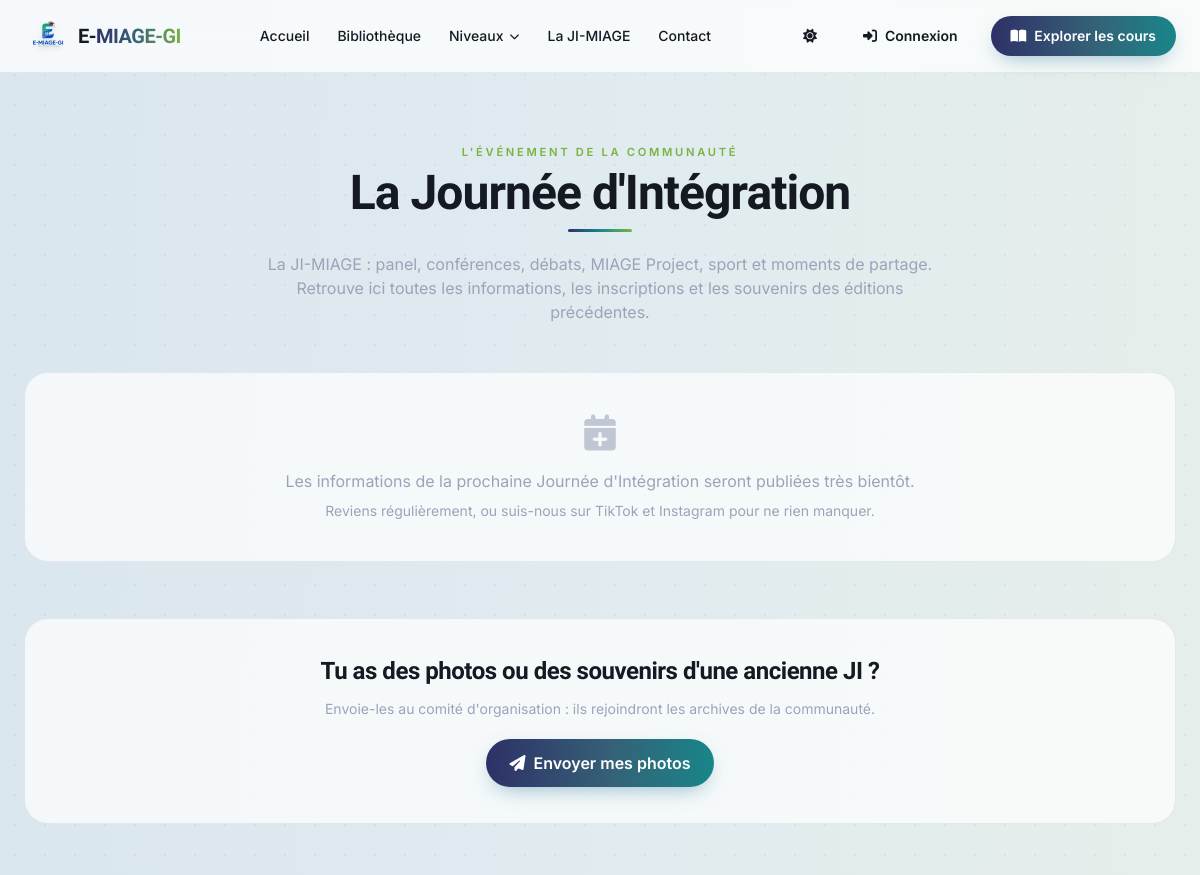
The app's page /journee-integration/ (upper part), older data.
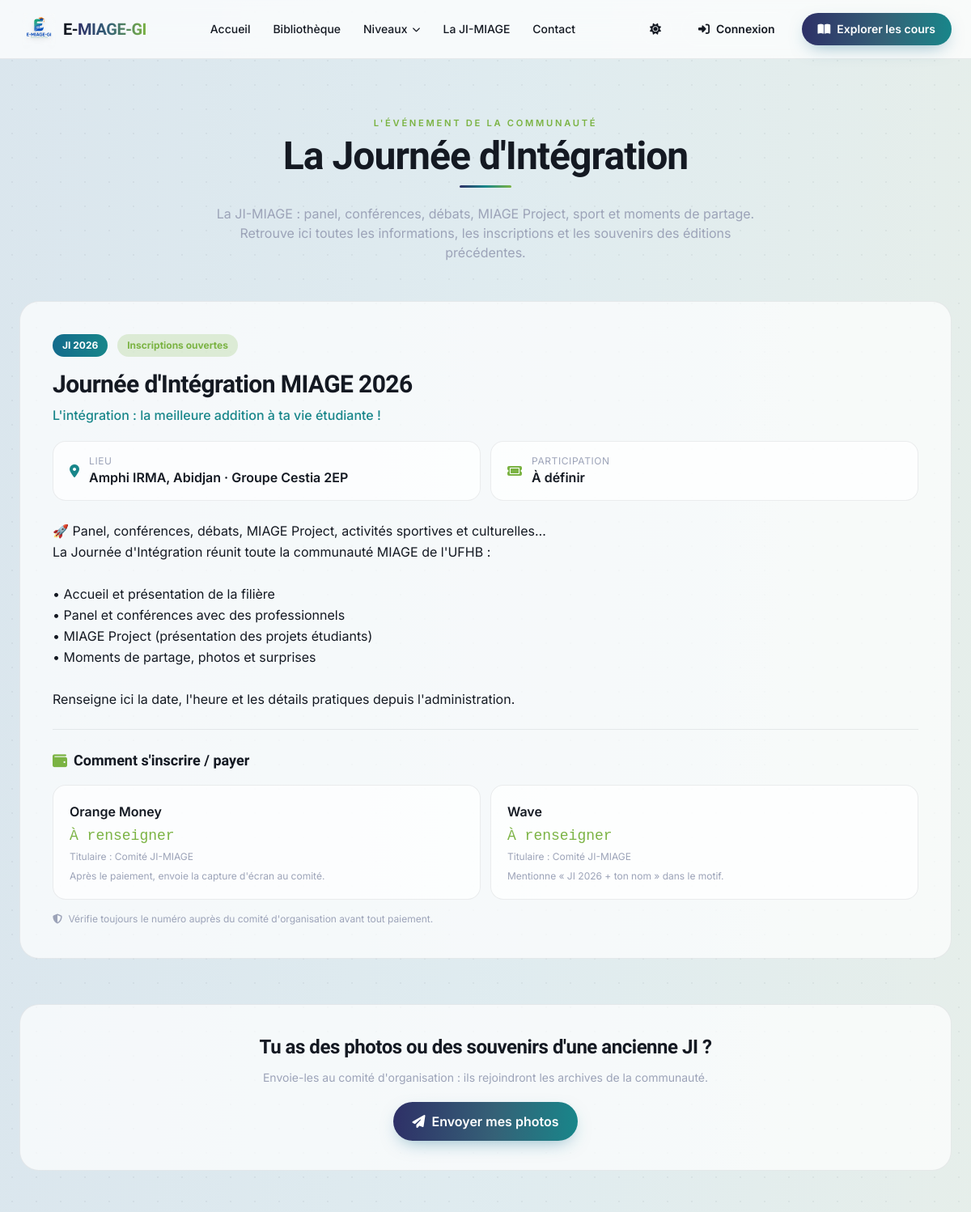
The same page, newer data.
### core/models.py (models this page shows, shortened)
class JIEdition(models.Model):
    STATUS_CHOICES = [
        ('avenir', 'À venir'),
        ('inscriptions', 'Inscriptions ouvertes'),
        ('passee', 'Passée'),
    ]
    year = models.CharField(max_length=20, verbose_name='Édition / année')  # ex: "2026"
    title = models.CharField(max_length=200, verbose_name='Titre')
    subtitle = models.CharField(max_length=250, blank=True, verbose_name='Sous-titre')
    event_date = models.DateField(null=True, blank=True, verbose_name='Date')
    event_time = models.CharField(max_length=50, blank=True, verbose_name='Heure')  # ex: "09h00"
    location = models.CharField(max_length=200, blank=True, verbose_name='Lieu')
    description = models.TextField(blank=True, verbose_name='Description / programme')
    price = models.CharField(max_length=100, blank=True, verbose_name='Prix (ex: 5 000 FCFA)')
    poster_url = models.URLField(blank=True, verbose_name='Affiche (URL)')
    poster = models.ImageField(upload_to='ji/', blank=True, null=True, verbose_name='Affiche (fichier)')
    status = models.CharField(max_length=20, choices=STATUS_CHOICES, default='avenir', verbose_name='Statut')
    is_featured = models.BooleanField(default=False, verbose_name="Édition mise en avant")
    order = models.IntegerField(default=0, verbose_name='Ordre')
    created_at = models.DateTimeField(auto_now_add=True)
    class Meta:
        ordering = ['-order', '-year']
        verbose_name = "Édition de la JI"
        verbose_name_plural = "Éditions de la JI"
    @property
    def poster_image(self):
        if self.poster_url:
            return self.poster_url
        if self.poster:
            return self.poster.url
        return ''
    @property
    def status_label(self):
        return dict(self.STATUS_CHOICES).get(self.status, '')

class JIPayment(models.Model):
    edition = models.ForeignKey(JIEdition, related_name='payments', on_delete=models.CASCADE,
                                null=True, blank=True, verbose_name='Édition')
    label = models.CharField(max_length=100, verbose_name='Moyen (ex: Orange Money)')
    number = models.CharField(max_length=60, blank=True, verbose_name='Numéro')
    holder = models.CharField(max_length=120, blank=True, verbose_name='Titulaire')
    instructions = models.CharField(max_length=250, blank=True, verbose_name='Instructions')
    link = models.URLField(blank=True, verbose_name='Lien de paiement')
    is_active = models.BooleanField(default=True, verbose_name='Actif')
    order = models.IntegerField(default=0, verbose_name='Ordre')
    class Meta:
        ordering = ['order', 'id']
        verbose_name = 'Moyen de paiement JI'
        verbose_name_plural = 'Moyens de paiement JI'

### core/views.py (the view)
# urls.py: path('journee-integration/', views.journee_integration, name='journee_integration'),
def journee_integration(request):
    editions = JIEdition.objects.prefetch_related('payments', 'photos').all()
    featured = None
    for e in editions:
        if e.is_featured:
            featured = e
            break
    if featured is None:
        featured = editions[0] if editions else None
    past = [e for e in editions if e != featured]
    return render(request, 'core/journee_integration.html', {
        'featured': featured,
        'editions': past,
        'payments': featured.payments.filter(is_active=True) if featured else [],
    })

### core/templates/core/journee_integration.html (shortened to what this page needs)
{% extends 'core/base.html' %}
{% load static %}
{% block content %}
<section class="pt-28 md:pt-36 pb-16 px-4 md:px-6">
    <div class="max-w-6xl mx-auto">
        <div class="text-center mb-12">
            <p class="section-eyebrow">L'événement de la communauté</p>
            <h1 class="section-title text-3xl md:text-5xl mt-2">La Journée d'Intégration</h1>
            <div class="underline-gradient w-16 mx-auto mt-3 mb-5"></div>
            <p class="text-muted max-w-2xl mx-auto text-sm md:text-base">
                La JI-MIAGE : panel, conférences, débats, MIAGE Project, sport et moments de partage.
                Retrouve ici toutes les informations, les inscriptions et les souvenirs des éditions précédentes.
            </p>
        </div>
        {% if featured %}
            <div class="glass-card rounded-3xl overflow-hidden mb-14">
                <div class="grid grid-cols-1 lg:grid-cols-5">
                    <div class="{% if featured.poster_image %}lg:col-span-3{% else %}lg:col-span-5{% endif %} p-6 md:p-10">
                        <div class="flex flex-wrap items-center gap-3 mb-4">
                            <span class="text-xs font-bold px-3 py-1.5 rounded-full bg-gradient-to-r from-cyan to-teal text-white">
                                JI {{ featured.year }}
                            </span>
                            <span class="text-xs font-bold px-3 py-1.5 rounded-full
                                {% if featured.status == 'inscriptions' %}bg-accent/20 text-accent
                                {% elif featured.status == 'passee' %}bg-soft text-muted
                                {% else %}bg-cyan/20 text-cyan{% endif %}">
                                {{ featured.status_label }}
                            </span>
                        </div>
                        <h2 class="section-title text-2xl md:text-3xl mb-2">{{ featured.title }}</h2>
                        {% if featured.subtitle %}
                            <p class="text-teal font-medium mb-5">{{ featured.subtitle }}</p>
                        {% endif %}
                        <div class="grid grid-cols-1 sm:grid-cols-2 gap-3 mb-6">
                            {% if featured.location %}
                            <div class="glass-card rounded-2xl px-5 py-4 flex items-center gap-3">
                                <i class="fas fa-location-dot text-teal"></i>
                                <div>
                                    <p class="text-xs text-muted uppercase tracking-wider">Lieu</p>
                                    <p class="font-semibold">{{ featured.location }}</p>
                                </div>
                            </div>
                            {% endif %}
                            {% if featured.price %}
                            <div class="glass-card rounded-2xl px-5 py-4 flex items-center gap-3">
                                <i class="fas fa-ticket text-accent"></i>
                                <div>
                                    <p class="text-xs text-muted uppercase tracking-wider">Participation</p>
                                    <p class="font-semibold">{{ featured.price }}</p>
                                </div>
                            </div>
                            {% endif %}
                        </div>
                        {% if featured.description %}
                            <div class="text-body leading-relaxed whitespace-pre-line mb-6">{{ featured.description }}</div>
                        {% endif %}
                        {% if payments %}
                            <div class="border-t border-soft pt-6">
                                <h3 class="font-display font-bold text-lg mb-4 flex items-center gap-2">
                                    <i class="fas fa-wallet text-accent"></i> Comment s'inscrire / payer
                                </h3>
                                <div class="grid grid-cols-1 sm:grid-cols-2 gap-3">
                                    {% for p in payments %}
                                        <div class="glass-card rounded-2xl p-5">
                                            <p class="font-semibold text-body mb-1">{{ p.label }}</p>
                                            {% if p.number %}
                                                <p class="font-mono text-lg text-accent">{{ p.number }}</p>
                                            {% endif %}
                                            {% if p.holder %}
                                                <p class="text-xs text-muted mt-1">Titulaire : {{ p.holder }}</p>
                                            {% endif %}
                                            {% if p.instructions %}
                                                <p class="text-xs text-muted mt-2">{{ p.instructions }}</p>
                                            {% endif %}
                                        </div>
                                    {% endfor %}
                                </div>
                                <p class="text-xs text-muted mt-4">
                                    <i class="fas fa-shield-halved mr-1"></i>
                                    Vérifie toujours le numéro auprès du comité d'organisation avant tout paiement.
                                </p>
                            </div>
                        {% endif %}
                    </div>
                </div>
            </div>
        {% else %}
            <div class="glass-card rounded-3xl p-10 text-center text-muted mb-14">
                <i class="fas fa-calendar-plus text-4xl mb-4 opacity-60"></i>
                <p>Les informations de la prochaine Journée d'Intégration seront publiées très bientôt.</p>
                <p class="text-sm mt-2">Reviens régulièrement, ou suis-nous sur TikTok et Instagram pour ne rien manquer.</p>
            </div>
        {% endif %}
        <div class="glass-card rounded-3xl p-7 md:p-9 mt-12 text-center">
            <h2 class="section-title text-xl md:text-2xl mb-3">Tu as des photos ou des souvenirs d'une ancienne JI ?</h2>
            <p class="text-muted text-sm mb-5">
                Envoie-les au comité d'organisation : ils rejoindront les archives de la communauté.
            </p>
            <a href="mailto:metydatech@gmail.com" class="btn-primary inline-flex items-center gap-2 font-semibold px-6 py-3 rounded-full">
                <i class="fas fa-paper-plane"></i> Envoyer mes photos
            </a>
        </div>
    </div>
</section>
{% endblock %}

### core/templates/core/base.html (shortened to what this page needs)
{% load static %}
<!DOCTYPE html>
<html lang="fr">
<head>
    <script src="https://cdn.tailwindcss.com"></script>
    <link rel="stylesheet" href="https://cdnjs.cloudflare.com/ajax/libs/font-awesome/6.4.0/css/all.min.css">
</head>
<body class="font-sans site-bg">
    {% include 'core/includes/navbar.html' %}
    <main>
        {% block content %}{% endblock %}
    </main>
</body>
</html>

### core/templates/core/includes/navbar.html (shortened to what this page needs)
{% load static %}
<nav class="fixed top-0 left-0 right-0 z-[100] border-b border-soft bg-overlay backdrop-blur-xl">
    <div class="max-w-7xl mx-auto px-3 sm:px-6 h-16 md:h-[72px] flex items-center justify-between gap-4">
        <a href="{% url 'core:home' %}" class="flex items-center gap-2.5 pl-0 md:pl-1 shrink-0">
            <img src="{% static 'core/logo/logo-nav.png' %}" alt="Logo 25 Ans MIAGE"
                 class="h-9 w-9 md:h-10 md:w-10 object-contain drop-shadow-md">
            <span class="hidden sm:inline font-display font-bold text-lg md:text-xl tracking-tight text-body">E-<span class="text-gradient">MIAGE-GI</span></span>
        </a>
        <div class="hidden md:flex items-center gap-5 lg:gap-7 text-sm font-medium">
            <a href="{% url 'core:home' %}" class="text-body hover:text-primary transition whitespace-nowrap">Accueil</a>
            <a href="{% url 'core:bibliotheque_index' %}" class="text-body hover:text-primary transition whitespace-nowrap">Bibliothèque</a>
            <div class="relative" id="niveaux-dropdown">
                <button id="niveaux-btn" type="button" aria-expanded="false"
                        class="text-body hover:text-primary transition flex items-center gap-1.5 whitespace-nowrap">
                    Niveaux <i class="fas fa-chevron-down text-[10px] transition-transform" id="niveaux-chevron"></i>
                </button>
            </div>
            <a href="{% url 'core:journee_integration' %}" class="hidden lg:inline text-body hover:text-primary transition whitespace-nowrap">La JI-MIAGE</a>
            <a href="{% url 'core:home' %}#contact" class="text-body hover:text-primary transition whitespace-nowrap">Contact</a>
        </div>
        <div class="hidden md:flex items-center gap-3 shrink-0">
            <button type="button" data-theme-toggle
                    class="btn-ghost w-10 h-10 rounded-full flex items-center justify-center text-body"
                    aria-label="Basculer le mode clair/sombre">
                <i class="fas fa-sun text-sm" data-theme-toggle-sun style="display:none"></i>
            </button>
            {% if request.session.student_id %}
                <a href="{% url 'core:espace' %}" class="btn-ghost inline-flex items-center gap-2 text-sm font-semibold px-5 py-2.5 rounded-full text-body">
                    <i class="fas fa-user-graduate"></i> Mon espace
                </a>
            {% else %}
                <a href="{% url 'core:connexion' %}" class="btn-ghost inline-flex items-center gap-2 text-sm font-semibold px-5 py-2.5 rounded-full text-body">
                    <i class="fas fa-right-to-bracket"></i> Connexion
                </a>
            {% endif %}
            <a href="{% url 'core:bibliotheque_index' %}" class="btn-primary inline-flex items-center gap-2 text-sm font-semibold px-5 py-2.5 rounded-full">
                <i class="fas fa-book-open"></i> Explorer les cours
            </a>
        </div>
    </div>
</nav>

### core/templates/core/includes/footer.html (shortened to what this page needs)
{% load static %}

### core/templates/core/base.html (style rules this page uses)
html { scroll-behavior: smooth; }
:root { --bg: #0A0A14; --bg-solid: #0A0A14; --text: #F4F5FA; --text-muted: #9ca3b8; --card-bg: rgba(255, 255, 255, 0.03); --card-border: rgba(255, 255, 255, 0.07); --navbar-bg: rgba(10, 10, 20, 0.7); --logo-grad: linear-gradient(92deg, rgba(19,107,140,.28), rgba(24,134,138,.18), rgba(94,163,82,.12)); --grid-dot: rgba(255,255,255,.04); }
html[data-theme="light"] { --bg: #f6f7fb; --bg-solid: #f6f7fb; --text: #141922; --text-muted: #5b6472; --card-bg: rgba(255, 255, 255, 0.7); --card-border: rgba(20, 30, 40, 0.08); --navbar-bg: rgba(255, 255, 255, 0.75); --logo-grad: linear-gradient(92deg, rgba(19,107,140,.12), rgba(24,134,138,.10), rgba(94,163,82,.10)); --grid-dot: rgba(20, 30, 40, .05); }
body { background-color: var(--bg-solid); color: var(--text); min-height: 100vh; overflow-x: hidden; -webkit-font-smoothing: antialiased; transition: background-color .3s ease, color .3s ease; }
.site-bg::before { content: ''; position: fixed; inset: 0; z-index: -2; background: var(--logo-grad), var(--bg-solid); }
.site-bg::after { content: ''; position: fixed; inset: 0; z-index: -1; background-image: radial-gradient(var(--grid-dot) 1px, transparent 1px); background-size: 30px 30px; pointer-events: none; }
.glass-card { background: var(--card-bg); border: 1px solid var(--card-border); transition: transform .3s cubic-bezier(.22,1,.36,1), border-color .3s ease, box-shadow .3s ease, background .3s ease; }
.text-gradient { background: linear-gradient(92deg, #2E3067 0%, #356177 45%, #7BB343 100%); -webkit-background-clip: text; background-clip: text; color: transparent; }
.btn-primary { background: linear-gradient(92deg, #2E3067, #356177 55%, #18868A); color: #fff; box-shadow: 0 8px 22px -8px rgba(19, 107, 140, .5); transition: transform .25s ease, box-shadow .25s ease, filter .25s ease; }
.btn-ghost { border: 1px solid rgba(255, 255, 255, .18); transition: all .25s ease; }
.text-body { color: var(--text); }
.text-muted { color: var(--text-muted); }
.bg-overlay { background: var(--navbar-bg); }
.border-soft { border-color: var(--card-border); }
.section-eyebrow { letter-spacing: .24em; text-transform: uppercase; font-size: .7rem; font-weight: 600; color: #7BB343; }
.section-title { font-family: 'Sora', 'Montserrat', sans-serif; font-weight: 700; letter-spacing: -.02em; }
.underline-gradient { background: linear-gradient(92deg, #2E3067, #18868A 50%, #7BB343); height: 3px; border-radius: 999px; }

Row changes from the older to the newer data that the page shows:
added JIEdition: year "2026", status_label "Inscriptions ouvertes", title "Journée d'Intégration MIAGE 2026", subtitle "L'intégration : la meilleure addition à ta vie étudiante !", location "Amphi IRMA, Abidjan · Groupe Cestia 2EP", price "À définir", description "🚀 Panel, conférences, débats, MIAGE Project, activités sportives et culturelles… La Journée d'Intégration réunit toute la communauté MIAGE de l'UFHB : • Accueil et présentation de la filière • Panel et conférences avec des professionnels • MIAGE Project (présentation des projets étudiants) • Moments de partage, photos et surprises Renseigne ici la date, l'heure et les détails pratiques depuis l'administration."
added JIPayment: label "Orange Money", number "À renseigner", holder "Comité JI-MIAGE", instructions "Après le paiement, envoie la capture d'écran au comité."
added JIPayment: label "Wave", number "À renseigner", holder "Comité JI-MIAGE", instructions "Mentionne « JI 2026 + ton nom » dans le motif."
Text that changed along with them:
text no longer shown: "Les informations de la prochaine Journée d'Intégration seront publiées très bientôt. Reviens régulièrement, ou suis-nous sur TikTok et Instagram pour ne rien manquer."
text now shown: "JI LIEU PARTICIPATION Comment s'inscrire / payer Vérifie toujours le numéro auprès du comité d'organisation avant tout paiement."
